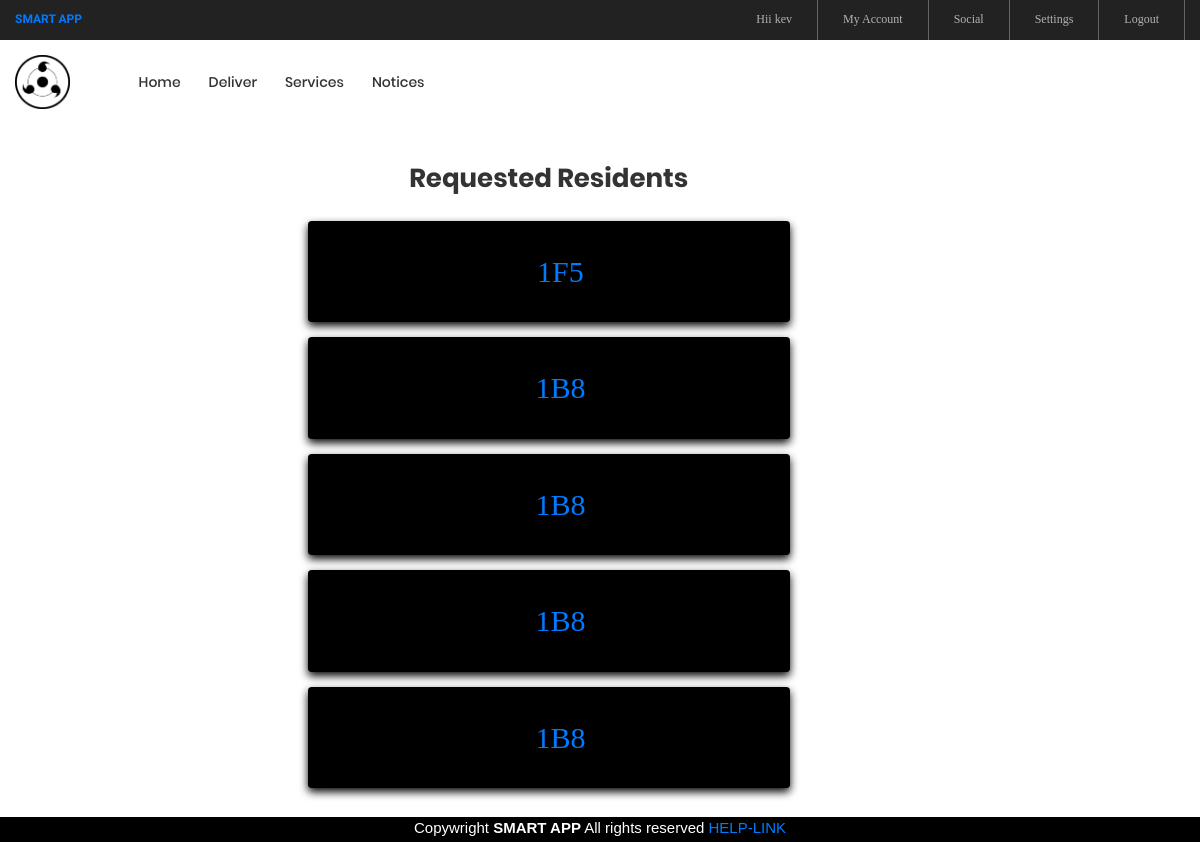
The app's page /service_ct (signed in), older data.
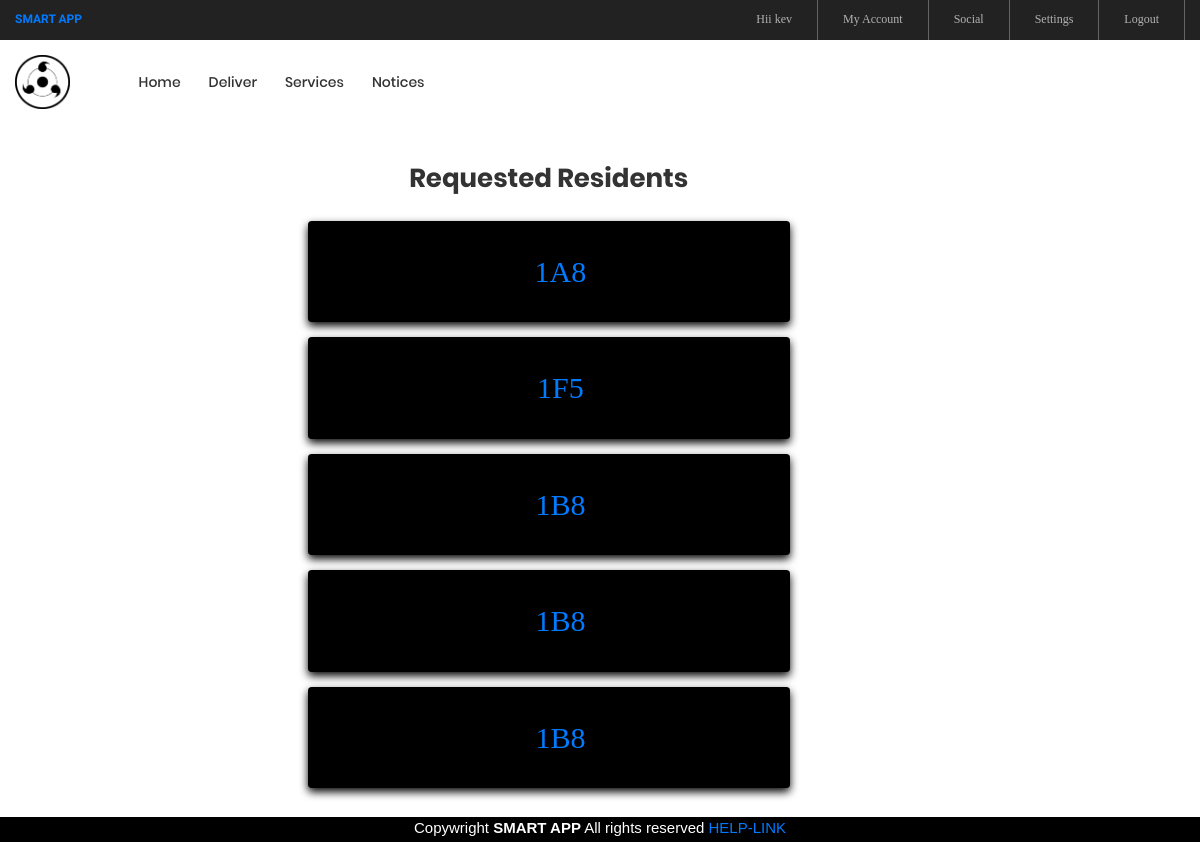
The same page, newer data.
### ser/models.py (models this page shows, shortened)
class Service(models.Model):
    aut = models.CharField(max_length=255 )
    flat_number = models.CharField(max_length=10)
    time = models.CharField(max_length=255 )
    body = models.TextField()
    created = models.DateTimeField(auto_now_add=True)

### signin/views.py (the view)
# urls.py: path('service_ct',views.deliver_service,name="service_ct"),
@login_required
def deliver_service(request):
        order_list=Service.objects.all().order_by('-created')
        info=[]
        for x in order_list:
            y={'flnum':x.flat_number}
            info.append(y)
        paginator=Paginator(info,5)
        try:
            page = int(request.GET.get('page','1'))
        except:
            page = 1
        try:
            info = paginator.page(page)
        except(EmptyPage, InvalidPage):
            info=paginator.page(paginator.num_pages)
        context={
                'info':info
            }
        return render(request,'shopkeeper2.html',context)

### templates/shopkeeper2.html (shortened to what this page needs)
{% extends "base3.html" %}
{% load static %}
{% block page_content %}
<body>
<div class="row " style="margin-top: 10%">
  <div class="col-md-3"></div>
<div  class="col-md-5" style="color:black">
    <h1 class="ltext-108 cl2 hov-cl1 trans-04 p-b-10" style="text-align: center;"> Requested Residents</h1>
    {% for y in info %}
    <div class="card p-3 m-t-15" style="background-color: black">
	<li class="btn">
                        <a class="nav-link" href= "{% url 'caretaker2' y.flnum %}" style="font-size: 30px"><span class="lnr lnr-apartment">{{y.flnum}}</span></a>
                    </li>
    </div>
{% endfor %}
  <div class="col-md-3"></div>
   <div class="pagination p-t-30"  style="left: 0; bottom: 5%; width: 100%;z-index:3;">
        <ul style="margin-left: 45%">
          {% for pg in info.paginator.page_range %}
          {% if info.number == pg %}
      <a href="?page={{ pg }}" style="color:#1a75ff">{{ pg }}</a>
          {% endif %}
          {% endfor %}
          {% if info.has_next %}
          <li style="display:inline-flex"><a href="?page={{ info.next_page_number }}" style="color:#1a75ff"><strong>&nbsp &nbsp >></strong>   </a></li>
          {% endif %}
        </ul>
    </div>
</body>
{% endblock %}

### templates/base3.html (shortened to what this page needs)
{% load static	 %}
<!DOCTYPE html>
<html lang="en">
<head>
	<link rel="stylesheet" type="text/css" href="{% static 'vendor/bootstrap/css/bootstrap.min.css' %}">
	<link rel="stylesheet" type="text/css" href="{% static 'fonts/font-awesome-4.7.0/css/font-awesome.min.css' %}">
	<link rel="stylesheet" type="text/css" href="{% static 'fonts/iconic/css/material-design-iconic-font.min.css' %}">
	<link rel="stylesheet" type="text/css" href="{% static 'fonts/linearicons-v1.0.0/icon-font.min.css' %}">
	<link rel="stylesheet" type="text/css" href="{% static 'vendor/animate/animate.css' %}">
	<link rel="stylesheet" type="text/css" href="{% static 'vendor/css-hamburgers/hamburgers.min.css' %}">
	<link rel="stylesheet" type="text/css" href="{% static 'vendor/animsition/css/animsition.min.css' %}">
	<link rel="stylesheet" type="text/css" href="{% static 'vendor/select2/select2.min.css' %}">
	<link rel="stylesheet" type="text/css" href="{% static 'vendor/daterangepicker/daterangepicker.css' %}">
	<link rel="stylesheet" type="text/css" href="{% static 'vendor/slick/slick.css' %}">
	<link rel="stylesheet" type="text/css" href="{% static 'vendor/MagnificPopup/magnific-popup.css' %}">
	<link rel="stylesheet" type="text/css" href="{% static 'vendor/perfect-scrollbar/perfect-scrollbar.css' %}">
	<link rel="stylesheet" type="text/css" href="{% static 'css/util.css' %}">
	<link rel="stylesheet" type="text/css" href="{% static 'css/main.css' %}">
</head>
<body class="animsition">
	<header>
		<div class="container-menu-desktop">
			<div class="top-bar">
				<div class="content-topbar flex-sb-m h-full container">
					<div class="left-top-bar" style="font-family: Kaushan Script;color:  #9999ff;">
						<b><a href='/index'>SMART APP</a></b>
					</div>
					<div class="right-top-bar flex-w h-full">
						 {% if user.is_authenticated %}
						<a href="#" class="flex-c-m trans-04 p-lr-25" style="border-left: none">
							Hii {{user.first_name}}
						</a>
						<a href="/profile" class="flex-c-m trans-04 p-lr-25">
							My Account
						</a>
						<a href="/residents" class="flex-c-m trans-04 p-lr-25">
							Social
						</a>
						<a href="{% url 'password_change' %}"class="flex-c-m trans-04 p-lr-25">
							Settings
						</a>
						<a href="/accounts/logout" class="flex-c-m trans-04 p-lr-25">
							Logout
						</a>
						{% else %}
						<a href="/accounts/login" class="flex-c-m trans-04 p-lr-25">
							Login
						</a>
						{% endif %}
					</div>
				</div>
			</div>
			<div class="wrap-menu-desktop">
				<nav class="limiter-menu-desktop container">
					<a  class="logo" href='index'>
						<img src="{% static 'images/logo.png' %}"  alt="IMG-LOGO">
					</a>
					<div class="menu-desktop">
						<ul class="main-menu">
								<li>
								<a href="/index">Home</a>
							</li>
							<li>
								<a href="/shop_ct">Deliver</a>
							</li>
							<li >
								<a href="/service_ct">Services</a>
							</li>
							<li>
								<a href="/h">Notices</a>
							</li>
						</ul>
					</div>
				</nav>
			</div>
		</div>
	</header>
	<div class="flex-container " style="margin-bottom: 8%">
{% load widget_tweaks %}
{% block page_content %}
{% endblock %}
</div><body>
<div class="flex-container " style="background-color:black;color:white;position:fixed; left: 0; bottom: 0; width: 100%;z-index:3;height:3%;">
 <footer>
 <center>Copywright <b>SMART APP</b> All rights reserved <a href="https://www.google.co.in/">
  HELP-LINK</a></center>
</footer>
</div>
</body>
</html>

### signin/static/css/main.css (style rules this page uses)
.container { max-width: 1380px; }
@media (max-width: 1600px) { .container { max-width: 1200px; } }
.container-menu-desktop { height: auto; width: 100%; position: relative; -webkit-transition: all 0.3s; -o-transition: all 0.3s; -moz-transition: all 0.3s; transition: all 0.3s; }
.top-bar { height: 40px; background-color: #222; }
.left-top-bar { font-family: Poppins-Regular; font-size: 12px; line-height: 1.8; color: #b2b2b2; }
.right-top-bar a { font-family: Poppins-Regular; font-size: 12px; line-height: 1.8; height: 100%; color: #b2b2b2; border-right: 1px solid rgba(255,255,255,0.3); }
.right-top-bar a:first-child { border-left: 1px solid rgba(255,255,255,0.3); }
.wrap-menu-desktop { position: fixed; z-index: 1100; background-color: transparent; width: 100%; height: 84px; top: 40px; left: 0px; -webkit-transition: height 0.3s, background-color 0.3s; -o-transition: height 0.3s, background-color 0.3s; -moz-transition: height 0.3s, background-color 0.3s; transition: height 0.3s, background-color 0.3s; }
.limiter-menu-desktop { height: 100%; display: -webkit-box; display: -webkit-flex; display: -moz-box; display: -ms-flexbox; display: flex; align-items: center; background-color: transparent; }
.logo { display: -webkit-box; display: -webkit-flex; display: -moz-box; display: -ms-flexbox; display: flex; align-items: center; height: 65%; margin-right: 55px; }
.logo img { max-width: 100%; max-height: 100%; }
.menu-desktop { display: -webkit-box; display: -webkit-flex; display: -moz-box; display: -ms-flexbox; display: flex; align-items: center; height: 100%; }
.main-menu { list-style-type: none; margin: 0; display: -webkit-box; display: -webkit-flex; display: -moz-box; display: -ms-flexbox; display: flex; align-items: center; }
.main-menu > li { display: block; position: relative; padding: 20px 10px 20px 0px; margin: 0px 4px 0px 14px; }
.main-menu > li > a { font-family: Poppins-Medium; font-size: 14px; color: #333; padding: 5px 0px; transition: all 0.4s; -webkit-transition: all 0.4s; -o-transition: all 0.4s; -moz-transition: all 0.4s; }
.cl2 { color: #333; }
.ltext-108 { font-family: Poppins-Bold; font-size: 26px; line-height: 1.3846; }

### templates/base3.html (style rules this page uses)
.card { box-shadow: 0 4px 8px 0 rgb(7, 6, 6); transition: 0.3s; }

Row changes from the older to the newer data that the page shows:
no longer on this page (row unchanged): Service: flnum "1B8"
added Service: flnum "1A8"
